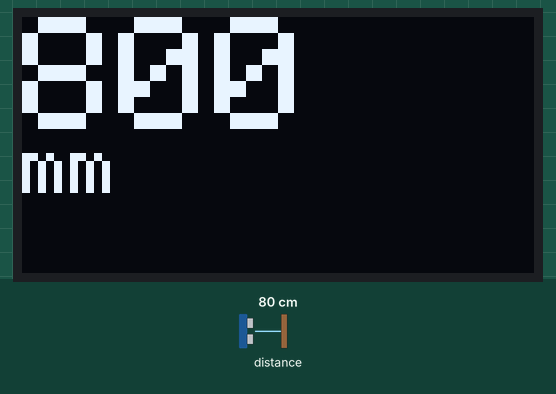
Simulated run of this sketch. Board: Arduino Uno, built with avr-gcc and run on an emulated ATmega328P. On the bench: 128×64 one-colour display. The test bench sets the inputs (shaded band); at power-on: distance to the obstacle 80 cm. What the sketch prints to the serial monitor is not drawn.

Above: at 1.2 s.
1.3 s: distance to the obstacle set to 2 cm
At 3.2 s:
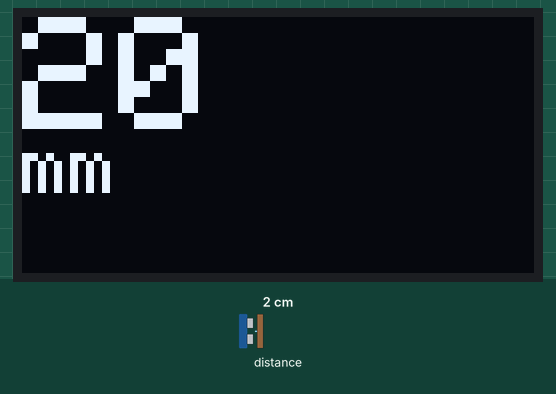
3.7 s: distance to the obstacle set to 4 cm
At 5.3 s:
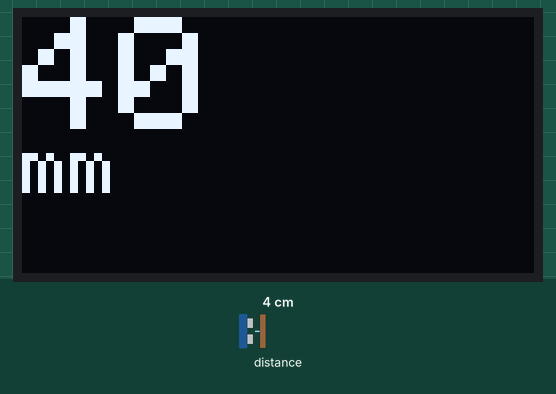
6.1 s: distance to the obstacle set to 9 cm
At 7.4 s:
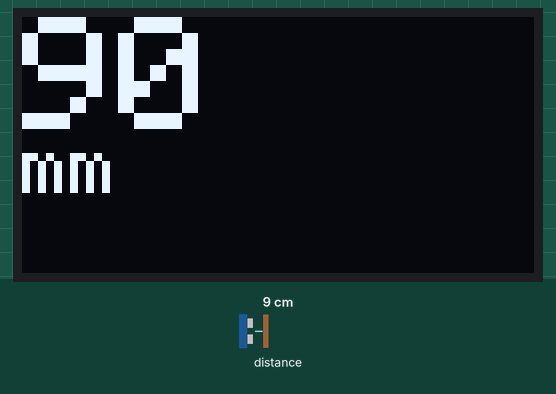
Timing chart, 0 to 9.1 s (numbered marks = the images above; inputs shaded):
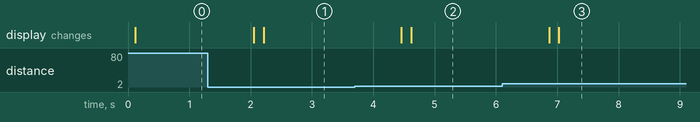

Measured:
- after the input at 1.3 s, the display: first changes after 0.75 s (image 1 shows a later state)
- after the input at 3.7 s, the display: first changes after 0.76 s (image 2 shows a later state)
- after the input at 6.1 s, the display: first changes after 0.77 s (image 3 shows a later state)

The sketch:

OLEDRangeFinder.ino
```cpp
/* This example shows how to get single-shot range
 measurements from the VL53L0X. The sensor can optionally be
 configured with different ranging profiles, as described in
 the VL53L0X API user manual, to get better performance for
 a certain application. This code is based on the four
 "SingleRanging" examples in the VL53L0X API.

 The range readings are in units of mm. */

#include <Wire.h>
#include <VL53L0X.h>
#include <Adafruit_GFX.h>
#include <Adafruit_SSD1306.h>
#include <MedianFilter.h>

#define OLED_RESET 4
Adafruit_SSD1306 display(OLED_RESET);

VL53L0X sensor;

MedianFilter test(10, 0);

// Uncomment this line to use long range mode. This
// increases the sensitivity of the sensor and extends its
// potential range, but increases the likelihood of getting
// an inaccurate reading because of reflections from objects
// other than the intended target. It works best in dark
// conditions.

//#define LONG_RANGE


// Uncomment ONE of these two lines to get
// - higher speed at the cost of lower accuracy OR
// - higher accuracy at the cost of lower speed

//#define HIGH_SPEED
//#define HIGH_ACCURACY

#if (SSD1306_LCDHEIGHT != 64)
#error("Height incorrect, please fix Adafruit_SSD1306.h!");
#endif

void setup()
{
  Serial.begin(9600);
  Wire.begin();

  display.begin(SSD1306_SWITCHCAPVCC, 0x3C);

  sensor.init();
  sensor.setTimeout(500);

#if defined LONG_RANGE
  // lower the return signal rate limit (default is 0.25 MCPS)
  sensor.setSignalRateLimit(0.1);
  // increase laser pulse periods (defaults are 14 and 10 PCLKs)
  sensor.setVcselPulsePeriod(VL53L0X::VcselPeriodPreRange, 18);
  sensor.setVcselPulsePeriod(VL53L0X::VcselPeriodFinalRange, 14);
#endif

#if defined HIGH_SPEED
  // reduce timing budget to 20 ms (default is about 33 ms)
  sensor.setMeasurementTimingBudget(20000);
#elif defined HIGH_ACCURACY
  // increase timing budget to 200 ms
  sensor.setMeasurementTimingBudget(200000);
#endif

  // Clear the buffer.
  display.clearDisplay();
  display.setRotation(2);
  display.display();


  display.setTextColor(WHITE);


}
void displayDistance( int val){
  display.clearDisplay();
  display.setTextSize(4);
  display.setCursor(0,0);
  display.print(val);

  display.setTextSize(2);
  display.setCursor(0,30);
  display.print("mm");
  display.display();
  delay(100);
}
void loop()
{
  int o,r = sensor.readRangeSingleMillimeters();
  test.in( r );
  o = test.out();
  Serial.print(o);
  if (sensor.timeoutOccurred()) { Serial.print(" TIMEOUT"); }

  Serial.println();

  displayDistance( o );

}
```
